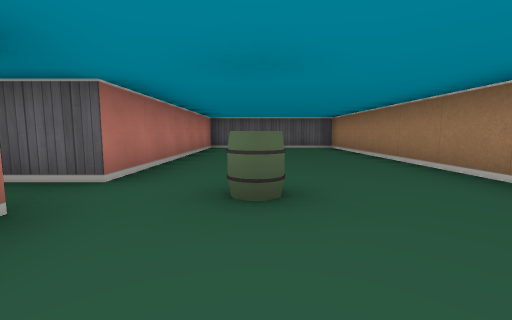
[1] (above)

17 first-person views from a walk through a cub3D maze. The camera is about half as high as the walls, tilts 6° down and sees 90° across. The floor is counted in squares. Each view is taken from the middle of a square. On the plan, view 1 faces up. The plan holds only what a view shows up to about 9 squares ahead; the rest is blank.

[2]
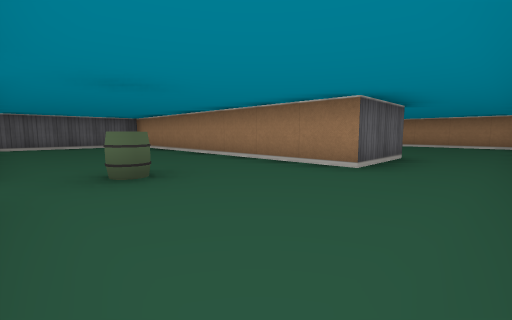

[3]
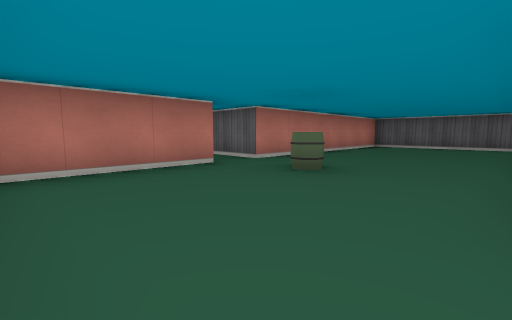

[4]
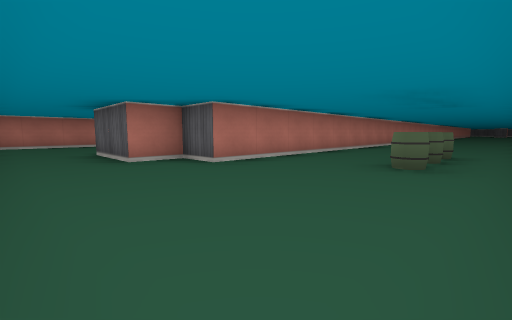

[5]
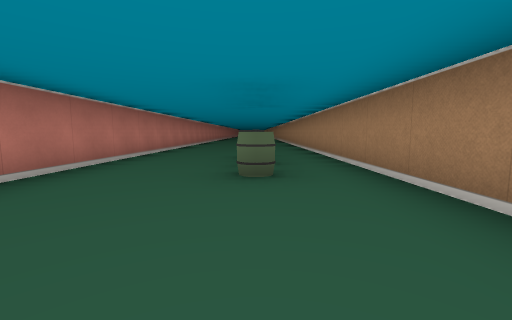

[6]
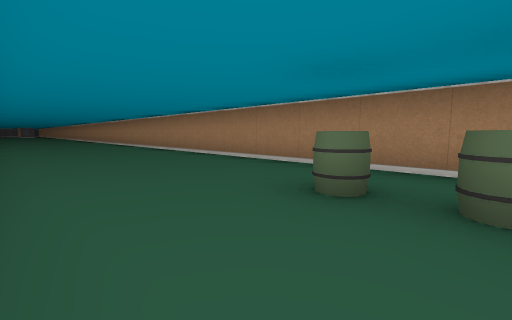

[7]
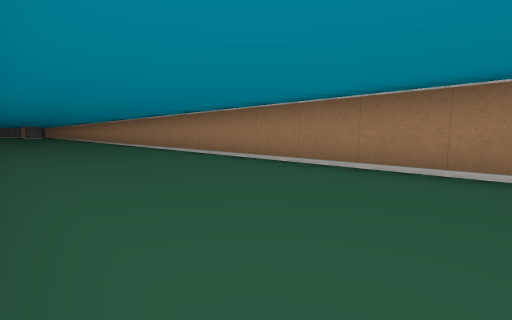

[8]
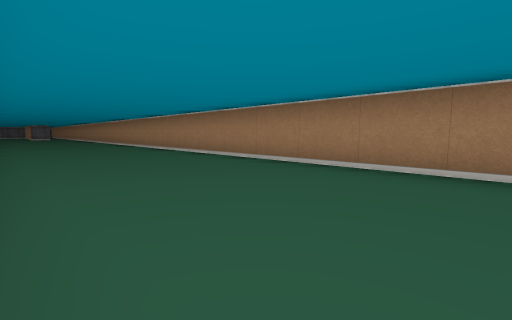

[9]
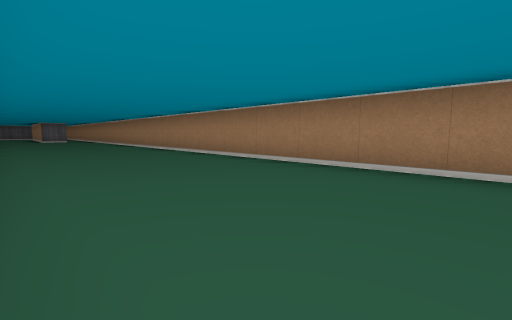

[10]
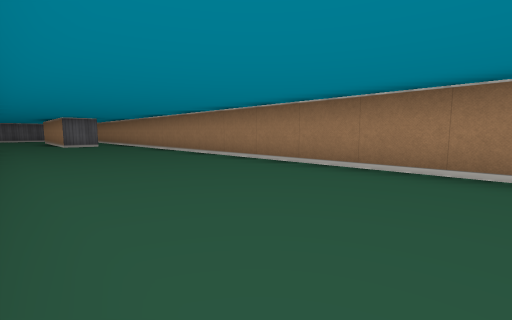

[11]
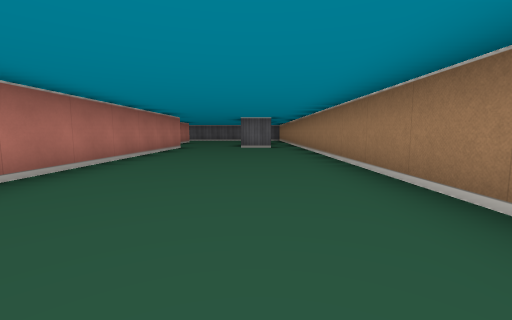

[12]
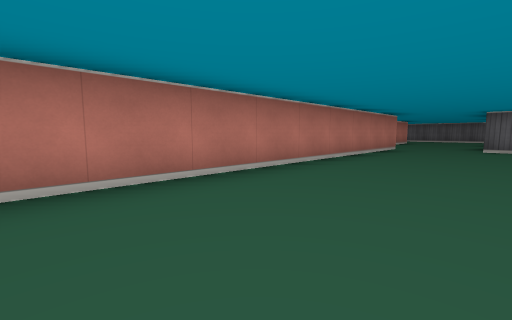

[13]
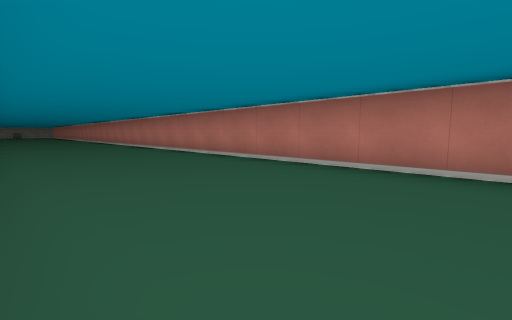

[14]
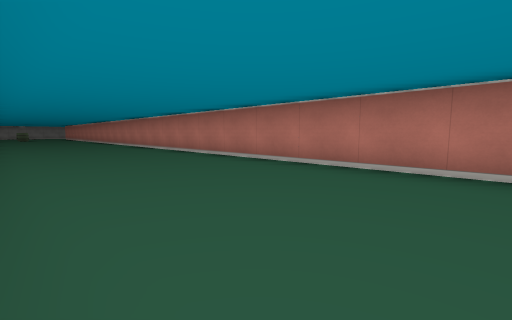

[15]
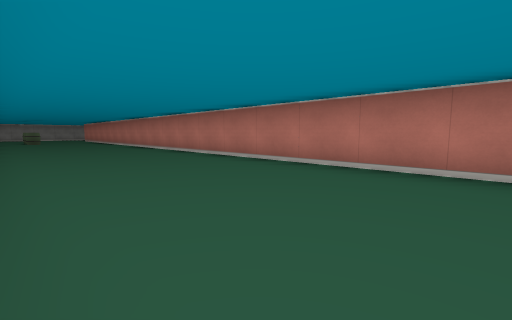

[16]
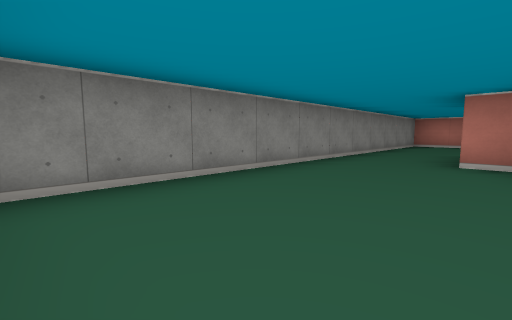

[17]
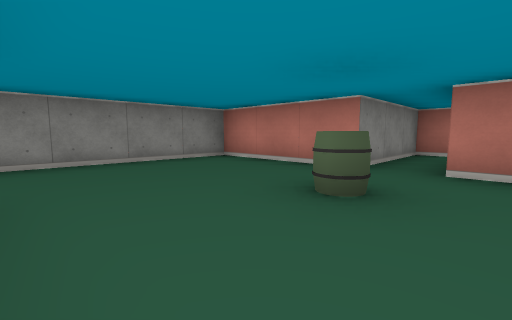

### Floor plan
Points are (right, up) in squares from view 1. A wall is a line through its corners. A room is listed if a view was taken in it or the views show most of it. See-through windows are left out.
Room 1 (views 1, 2, 17)
walls: (-3.5, 1.5) (-1.5, 1.5) (-1.5, -1.5) (1.5, -1.5); (2.5, 0.5) (2.5, 8.5) (-1.5, 8.5) (-1.5, 2.5) (-3, 2.5)
ways out: opening at (2, -0.5) to room 2; opening at (-2.5, 2)
objects: barrel (0, 2)
Room 2 (views 3, 4, 5, 6, 7, 8, 9, 10, 11, 12, 13, 14, 15, 16)
walls: (9.5, -1) (9.5, 38); (1.5, -1.5) (9.1, -1.5); (5.5, 37.5) (5.5, 1.5) (4.5, 1.5) (4.5, 0.5) (2.5, 0.5); (8.5, 37.5) (7.5, 37.5)
ways out: opening at (2, -0.5) to room 1; opening at (7.3, 37)
objects: barrel (8, 3); barrel (8, 4); barrel (8, 5)

Positions as (right, up) in squares from view 1, and headings:
1: (0, 0), facing up
2: (-1, -1), facing up-right
3: (2, -1), facing up-left
4: (9, -1), facing up-left
5: (8, 0), facing up
6: (6, 4), facing up-right
7: (6, 10), facing up-right
8: (6, 15), facing up-right
9: (6, 21), facing up-right
10: (6, 27), facing up-right
11: (8, 29), facing up
12: (8, 29), facing up-left
13: (9, 31), facing down-left
14: (9, 25), facing down-left
15: (9, 19), facing down-left
16: (9, 1), facing down-left
17: (2, 3), facing down-left
